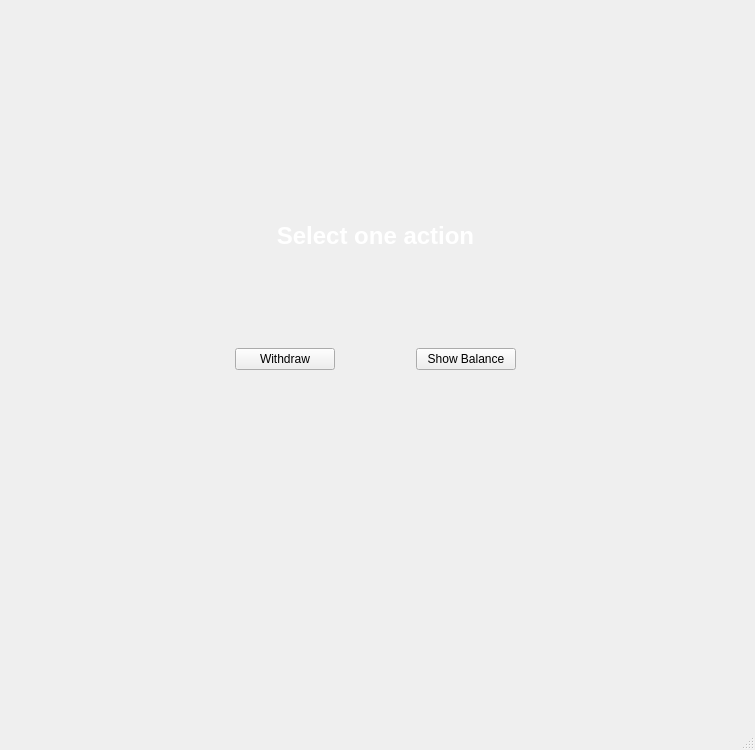
<?xml version="1.0" encoding="UTF-8"?>
<ui version="4.0">
 <class>MainWindow</class>
 <widget class="QMainWindow" name="MainWindow">
  <property name="geometry">
   <rect>
    <x>0</x>
    <y>0</y>
    <width>755</width>
    <height>750</height>
   </rect>
  </property>
  <property name="windowTitle">
   <string>MainWindow</string>
  </property>
  <widget class="QWidget" name="centralwidget">
   <widget class="QLabel" name="lb_atmImage">
    <property name="geometry">
     <rect>
      <x>0</x>
      <y>0</y>
      <width>761</width>
      <height>701</height>
     </rect>
    </property>
    <property name="text">
     <string/>
    </property>
    <property name="pixmap">
     <pixmap>../FIGURES/atm_front.jpg</pixmap>
    </property>
   </widget>
   <widget class="QStackedWidget" name="stackedWidget">
    <property name="geometry">
     <rect>
      <x>160</x>
      <y>130</y>
      <width>431</width>
      <height>321</height>
     </rect>
    </property>
    <property name="currentIndex">
     <number>0</number>
    </property>
    <widget class="QWidget" name="page_selectOperation">
     <widget class="QWidget" name="verticalLayoutWidget">
      <property name="geometry">
       <rect>
        <x>0</x>
        <y>0</y>
        <width>431</width>
        <height>321</height>
       </rect>
      </property>
      <layout class="QVBoxLayout" name="verticalLayout">
       <item>
        <widget class="QLabel" name="lb_selectOperation">
         <property name="maximumSize">
          <size>
           <width>16777215</width>
           <height>50</height>
          </size>
         </property>
         <property name="styleSheet">
          <string notr="true">color: white;
font-weight: bold;
font-size: 24px;
padding: 10px; </string>
         </property>
         <property name="text">
          <string>Select one action</string>
         </property>
         <property name="alignment">
          <set>Qt::AlignCenter</set>
         </property>
        </widget>
       </item>
       <item>
        <layout class="QHBoxLayout" name="horizontalLayout">
         <item>
          <widget class="QPushButton" name="pb_withdraw">
           <property name="maximumSize">
            <size>
             <width>100</width>
             <height>16777215</height>
            </size>
           </property>
           <property name="text">
            <string>Withdraw</string>
           </property>
          </widget>
         </item>
         <item>
          <widget class="QPushButton" name="pb_showbalance">
           <property name="maximumSize">
            <size>
             <width>100</width>
             <height>16777215</height>
            </size>
           </property>
           <property name="text">
            <string>Show Balance</string>
           </property>
          </widget>
         </item>
        </layout>
       </item>
      </layout>
     </widget>
    </widget>
    <widget class="QWidget" name="page_setAccount">
     <widget class="QWidget" name="verticalLayoutWidget_2">
      <property name="geometry">
       <rect>
        <x>0</x>
        <y>0</y>
        <width>443</width>
        <height>321</height>
       </rect>
      </property>
      <layout class="QVBoxLayout" name="verticalLayout_2">
       <property name="spacing">
        <number>0</number>
       </property>
       <item>
        <widget class="QLabel" name="lb_setaccount">
         <property name="maximumSize">
          <size>
           <width>16777215</width>
           <height>50</height>
          </size>
         </property>
         <property name="styleSheet">
          <string notr="true">color: white;
font-weight: bold;
padding: 10px; </string>
         </property>
         <property name="text">
          <string>Set yout account card_id and password, and press OK to continue</string>
         </property>
         <property name="alignment">
          <set>Qt::AlignCenter</set>
         </property>
        </widget>
       </item>
       <item>
        <layout class="QHBoxLayout" name="horizontalLayout_3">
         <item>
          <widget class="QLabel" name="lb_cardid">
           <property name="maximumSize">
            <size>
             <width>100</width>
             <height>16777215</height>
            </size>
           </property>
           <property name="styleSheet">
            <string notr="true">color: white;
font-weight: bold;
font-size: 18px;
padding: 10px; </string>
           </property>
           <property name="text">
            <string>Card_id</string>
           </property>
          </widget>
         </item>
         <item>
          <widget class="QLineEdit" name="lineEdit_cardid">
           <property name="maximumSize">
            <size>
             <width>200</width>
             <height>16777215</height>
            </size>
           </property>
           <property name="text">
            <string/>
           </property>
          </widget>
         </item>
        </layout>
       </item>
       <item>
        <layout class="QHBoxLayout" name="horizontalLayout_4">
         <item>
          <widget class="QLabel" name="lb_pass">
           <property name="maximumSize">
            <size>
             <width>100</width>
             <height>16777215</height>
            </size>
           </property>
           <property name="styleSheet">
            <string notr="true">color: white;
font-weight: bold;
font-size: 18px;
padding: 10px; </string>
           </property>
           <property name="text">
            <string>Password</string>
           </property>
          </widget>
         </item>
         <item>
          <widget class="QLineEdit" name="lineEdit_password">
           <property name="maximumSize">
            <size>
             <width>200</width>
             <height>16777215</height>
            </size>
           </property>
          </widget>
         </item>
        </layout>
       </item>
       <item>
        <layout class="QHBoxLayout" name="horizontalLayout_2">
         <item>
          <spacer name="horizontalSpacer">
           <property name="orientation">
            <enum>Qt::Horizontal</enum>
           </property>
           <property name="sizeHint" stdset="0">
            <size>
             <width>20</width>
             <height>20</height>
            </size>
           </property>
          </spacer>
         </item>
         <item>
          <widget class="QPushButton" name="pb_OK_setAccount">
           <property name="maximumSize">
            <size>
             <width>16777215</width>
             <height>16777215</height>
            </size>
           </property>
           <property name="text">
            <string>OK</string>
           </property>
          </widget>
         </item>
         <item>
          <spacer name="horizontalSpacer_2">
           <property name="orientation">
            <enum>Qt::Horizontal</enum>
           </property>
           <property name="sizeHint" stdset="0">
            <size>
             <width>20</width>
             <height>20</height>
            </size>
           </property>
          </spacer>
         </item>
        </layout>
       </item>
      </layout>
     </widget>
    </widget>
    <widget class="QWidget" name="page_withdraw">
     <widget class="QWidget" name="verticalLayoutWidget_3">
      <property name="geometry">
       <rect>
        <x>0</x>
        <y>0</y>
        <width>434</width>
        <height>321</height>
       </rect>
      </property>
      <layout class="QVBoxLayout" name="verticalLayout_3">
       <property name="spacing">
        <number>0</number>
       </property>
       <item>
        <widget class="QLabel" name="label_withdraw">
         <property name="maximumSize">
          <size>
           <width>16777215</width>
           <height>50</height>
          </size>
         </property>
         <property name="styleSheet">
          <string notr="true">color: white;
font-weight: bold;
padding: 10px; </string>
         </property>
         <property name="text">
          <string>Withdraw: Introduce the amount to be withdrawed and press OK</string>
         </property>
         <property name="alignment">
          <set>Qt::AlignCenter</set>
         </property>
        </widget>
       </item>
       <item>
        <layout class="QHBoxLayout" name="horizontalLayout_6">
         <item>
          <widget class="QLabel" name="lb_inf_pgwithdraw">
           <property name="styleSheet">
            <string notr="true">color: white;
font-weight: bold;
font-size: 18px;
padding: 10px; </string>
           </property>
           <property name="text">
            <string>Information</string>
           </property>
           <property name="alignment">
            <set>Qt::AlignCenter</set>
           </property>
          </widget>
         </item>
         <item>
          <widget class="QLineEdit" name="lineEdit_inf_pgwithdraw">
           <property name="maximumSize">
            <size>
             <width>300</width>
             <height>16777215</height>
            </size>
           </property>
          </widget>
         </item>
        </layout>
       </item>
       <item>
        <layout class="QHBoxLayout" name="horizontalLayout_5">
         <item>
          <widget class="QLabel" name="lb_amount_pgwithdraw">
           <property name="maximumSize">
            <size>
             <width>100</width>
             <height>16777215</height>
            </size>
           </property>
           <property name="styleSheet">
            <string notr="true">color: white;
font-weight: bold;
font-size: 18px;
padding: 10px; </string>
           </property>
           <property name="text">
            <string>Amount</string>
           </property>
           <property name="alignment">
            <set>Qt::AlignRight|Qt::AlignTrailing|Qt::AlignVCenter</set>
           </property>
          </widget>
         </item>
         <item>
          <widget class="QLineEdit" name="lineEdit_amount_pgwithdraw">
           <property name="maximumSize">
            <size>
             <width>200</width>
             <height>16777215</height>
            </size>
           </property>
          </widget>
         </item>
         <item>
          <widget class="QPushButton" name="pushButton">
           <property name="maximumSize">
            <size>
             <width>50</width>
             <height>16777215</height>
            </size>
           </property>
           <property name="text">
            <string>OK</string>
           </property>
          </widget>
         </item>
        </layout>
       </item>
      </layout>
     </widget>
    </widget>
    <widget class="QWidget" name="page_showBalance">
     <widget class="QWidget" name="verticalLayoutWidget_4">
      <property name="geometry">
       <rect>
        <x>0</x>
        <y>0</y>
        <width>431</width>
        <height>321</height>
       </rect>
      </property>
      <layout class="QVBoxLayout" name="verticalLayout_5">
       <item>
        <widget class="QLabel" name="lb_show_balance">
         <property name="maximumSize">
          <size>
           <width>16777215</width>
           <height>50</height>
          </size>
         </property>
         <property name="styleSheet">
          <string notr="true">color: white;
font-weight: bold;
font-size: 24px;
padding: 10px; </string>
         </property>
         <property name="text">
          <string>Show balance</string>
         </property>
         <property name="alignment">
          <set>Qt::AlignCenter</set>
         </property>
        </widget>
       </item>
       <item>
        <layout class="QHBoxLayout" name="horizontalLayout_7">
         <item>
          <widget class="QLabel" name="lb_balance_pgshowbalance">
           <property name="styleSheet">
            <string notr="true">color: white;
font-weight: bold;
font-size: 18px;
padding: 10px; </string>
           </property>
           <property name="text">
            <string>Your balance is:</string>
           </property>
           <property name="alignment">
            <set>Qt::AlignCenter</set>
           </property>
          </widget>
         </item>
         <item>
          <widget class="QLineEdit" name="lineEdit_balance_pgshowbalance">
           <property name="maximumSize">
            <size>
             <width>200</width>
             <height>16777215</height>
            </size>
           </property>
          </widget>
         </item>
        </layout>
       </item>
      </layout>
     </widget>
    </widget>
   </widget>
  </widget>
  <widget class="QMenuBar" name="menubar">
   <property name="geometry">
    <rect>
     <x>0</x>
     <y>0</y>
     <width>755</width>
     <height>22</height>
    </rect>
   </property>
  </widget>
  <widget class="QStatusBar" name="statusbar"/>
 </widget>
 <resources/>
 <connections/>
</ui>
